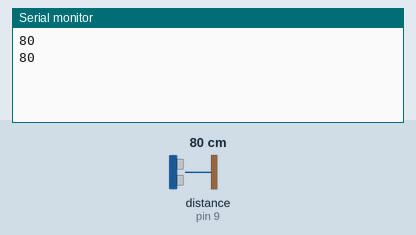
A sketch run on a simulated Arduino Uno, built with avr-gcc and run on an emulated ATmega328P. Parts: the last lines printed to the serial monitor. Wiring (inferred from the names in the program): ultrasonic range finder: trigger pin 8; echo pin 9. The test bench sets the inputs (shaded band); at power-on: distance to the obstacle (sensor on pin 9) 80 cm. The echo pulse lasts 58.3 µs per cm.

Above: at 2.3 s.
2.4 s: distance to the obstacle (sensor on pin 9) set to 2 cm
At 4.2 s:
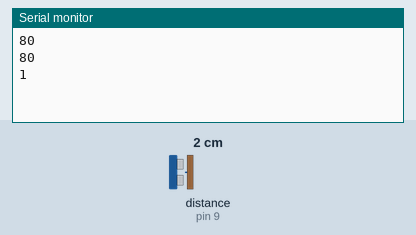
4.5 s: distance to the obstacle (sensor on pin 9) set to 4 cm
At 5.6 s:
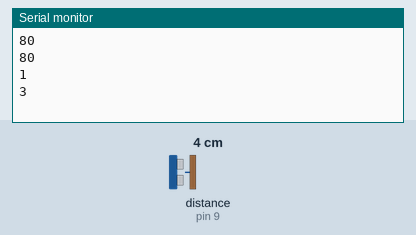
Timing chart, 0 to 7.5 s (numbered marks = the images above; inputs shaded):
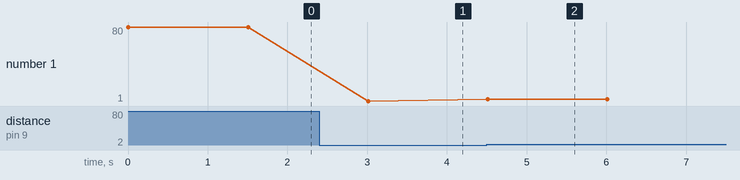

The sketch:

ultrasonic.ino
```cpp
#include <Ultrasonic.h>

const int trig = 8;
const int echo = 9;

Ultrasonic ultrasonic(8,9);

void setup(){
  pinMode(echo,INPUT);
  pinMode(trig,OUTPUT);
  Serial.begin(9600);
}

void loop(){

  long cm;

  digitalWrite(trig, LOW);
  delayMicroseconds(2);
  digitalWrite(trig, HIGH);
  delayMicroseconds(5);
  digitalWrite(trig, LOW);

  cm = (ultrasonic.Ranging(CM));

  Serial.print(cm);
  Serial.println();

  digitalWrite(echo, LOW);

  delay(1500);
}
```

Measured:
- after the input at 2.4 s, the serial monitor: prints a new line after 0.61 s (image 1)
- after the input at 4.5 s, the serial monitor: prints a new line at once (image 2)
- plotted number 1: 80 → 1 after the input at 2.4 s, 1 → 3 after the input at 4.5 s
